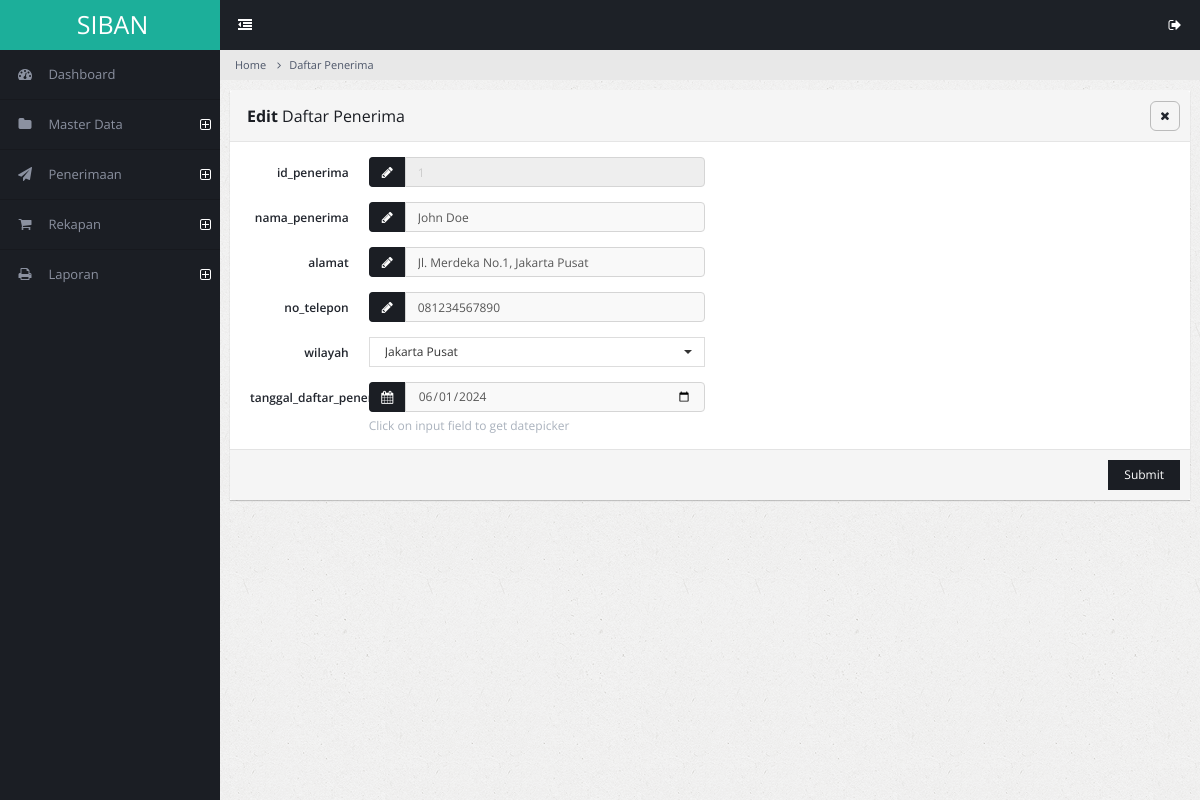
The page /admin/daftar_penerima-edit.php?id_penerima=1 (signed in) on the database its author committed.
### tables this page shows
CREATE TABLE `daftar_penerima` (
  `id_penerima` int(11) NOT NULL,
  `nama_penerima` varchar(100) NOT NULL,
  `alamat` varchar(255) NOT NULL,
  `no_telepon` varchar(15) DEFAULT NULL,
  `id_wilayah` int(11) DEFAULT NULL,
  `tanggal_daftar_penerima` varchar(100) NOT NULL
);

CREATE TABLE `wilayah` (
  `id_wilayah` int(11) NOT NULL,
  `nama_wilayah` varchar(100) NOT NULL,
  `keterangan` text
);

### admin/daftar_penerima-edit.php (the view, shortened to what this page needs)
<!DOCTYPE html>
<html lang="en">
<head>
        <link rel="stylesheet" type="text/css" id="theme" href="css/theme-default.css"/>
    </head>
    <body>
        <div class="page-container">
            <div class="page-sidebar">
                <?php include 'menu.php'; ?>
            </div>
            <div class="page-content">
                <ul class="x-navigation x-navigation-horizontal x-navigation-panel">
                    <li class="xn-icon-button">
                        <a href="#" class="x-navigation-minimize"><span class="fa fa-dedent"></span></a>
                    </li>
                    <li class="xn-icon-button pull-right">
                        <a href="#" class="mb-control" data-box="#mb-signout"><span class="fa fa-sign-out"></span></a>
                    </li>
                </ul>
                <ul class="breadcrumb">
                    <li><a href="#">Home</a></li>
                    <li><a href="#">Daftar Penerima</a></li>
                </ul>
                <?php
include "../koneksi.php";
$id_penerima = $_GET['id_penerima'];
$querymatakuliah = mysqli_query($konek, "SELECT * FROM daftar_penerima
                                        INNER JOIN wilayah ON wilayah.id_wilayah = daftar_penerima.id_wilayah
                                        WHERE id_penerima='$id_penerima'");
while($matakuliah = mysqli_fetch_array($querymatakuliah)){
?>
                <div class="page-content-wrap">
                    <div class="row">
                        <div class="col-md-12">
                            <form class="form-horizontal" method="POST" action="daftar_penerima_proses_edit" enctype="multipart/form-data">
                            <div class="panel panel-default">
                                <div class="panel-heading">
                                    <h3 class="panel-title"><strong>Edit</strong> Daftar Penerima</h3>
                                    <ul class="panel-controls">
                                        <li><a href="#" class="panel-remove"><span class="fa fa-times"></span></a></li>
                                    </ul>
                                </div>
                                <div class="panel-body">
                                    <div class="row">
                                        <div class="col-md-6">
                                            <div class="form-group">
                                                <label class="col-md-3 control-label">id_penerima</label>
                                                <div class="col-md-9">
                                                    <div class="input-group">
                                                        <span class="input-group-addon"><span class="fa fa-pencil"></span></span>
                                                        <input type="text" name="id_penerima" readonly class="form-control"
                                                        value="<?php echo $matakuliah["id_penerima"]; ?>"/>
                                                    </div>
                                                </div>
                                            </div>
                                            <div class="form-group">
                                                <label class="col-md-3 control-label">nama_penerima</label>
                                                <div class="col-md-9">
                                                    <div class="input-group">
                                                        <span class="input-group-addon"><span class="fa fa-pencil"></span></span>
                                                        <input type="text" name="nama_penerima" class="form-control"
                                                        value="<?php echo $matakuliah["nama_penerima"]; ?>"/>
                                                    </div>
                                                </div>
                                            </div>
                                            <div class="form-group">
                                                <label class="col-md-3 control-label">alamat</label>
                                                <div class="col-md-9">
                                                    <div class="input-group">
                                                        <span class="input-group-addon"><span class="fa fa-pencil"></span></span>
                                                        <input type="text" name="alamat" class="form-control"
                                                        value="<?php echo $matakuliah["alamat"]; ?>"/>
                                                    </div>
                                                </div>
                                            </div>
                                            <div class="form-group">
                                                <label class="col-md-3 control-label">no_telepon</label>
                                                <div class="col-md-9">
                                                    <div class="input-group">
                                                        <span class="input-group-addon"><span class="fa fa-pencil"></span></span>
                                                        <input type="text" name="no_telepon" class="form-control"
                                                        value="<?php echo $matakuliah["no_telepon"]; ?>"/>
                                                    </div>
                                                </div>
                                            </div>
                                            <div class="form-group">
                                                <label class="col-md-3 control-label">wilayah</label>
                                                <div class="col-md-9">
                                                    <select class="form-control select" name="id_wilayah" id="id_wilayah">
                                                        <option value="<?php echo $matakuliah["id_wilayah"]; ?>">
                                                        <?php echo $matakuliah["nama_wilayah"]; ?></option>
                                                    </select>
                                                </div>
                                            </div>
                                            <div class="form-group">
                                                <label class="col-md-3 control-label">tanggal_daftar_penerima</label>
                                                <div class="col-md-9">
                                                    <div class="input-group">
                                                        <span class="input-group-addon"><span class="fa fa-calendar"></span></span>
                                                        <input type="date" class="form-control datepicker" name="tanggal_daftar_penerima"
                                                        value="<?php echo $matakuliah["tanggal_daftar_penerima"]; ?>">
                                                    </div>
                                                    <span class="help-block">Click on input field to get datepicker</span>
                                                </div>
                                            </div>
                                        </div>
                                    </div>
                                </div>
                                <div class="panel-footer">
                                    <button class="btn btn-primary pull-right">Submit</button>
                                </div>
                            </div>
                            </form>
                        </div>
                    </div>
                </div>
            </div>
        </div>
        <?php } ?>
    </body>
</html>

### rows shown on the page
daftar_penerima: id_penerima "1", nama_penerima "John Doe", alamat "Jl. Merdeka No.1, Jakarta Pusat", no_telepon "081234567890", id_wilayah.nama_wilayah "Jakarta Pusat", tanggal_daftar_penerima "06/01/2024"
